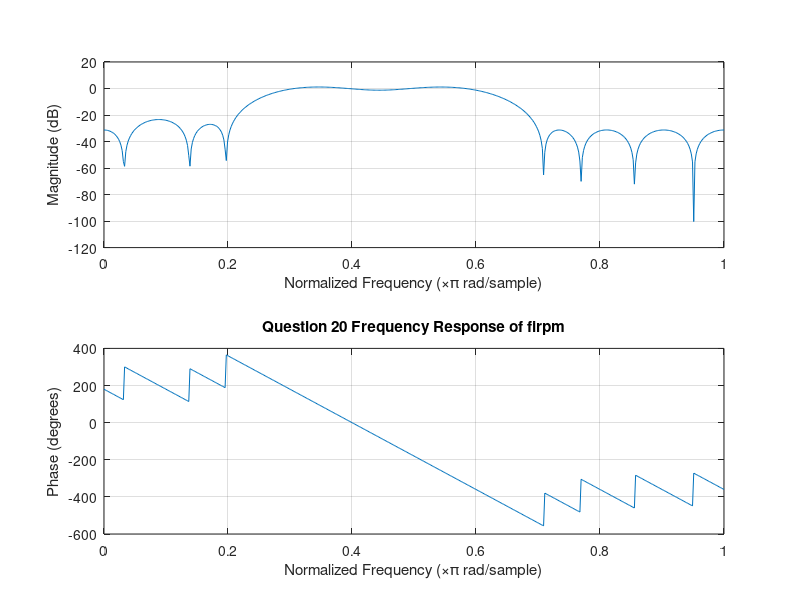
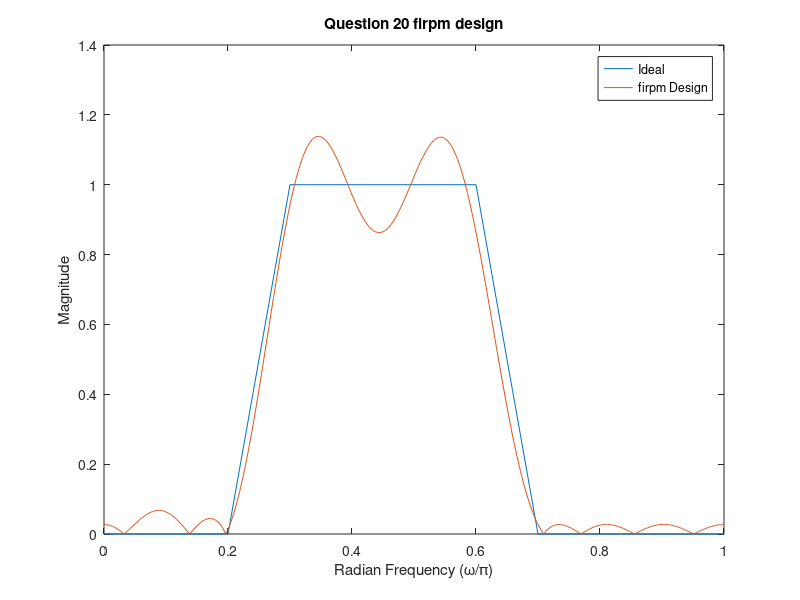

MATLAB code for these plots, in order:
%qns 20 
Fp = [0.3 0.6]; %normalized freq
Fs = [0.2 0.7]; %normalized freq
dp = 0.1;
ds = 0.02;
samplingFreq = 12;
N = 20;
b = remez(20, [0 0.2 0.3 0.6 0.7 1], [0 0 1 1 0 0], [1/ds, 1/dp, 1/ds]); %b = remez(N,fpts,mval,wgts)
figure();
freqz(b,1,512);
title('Question 20 Frequency Response of firpm');

[h,w] = freqz(b,1,512);
figure();
plot([0 0.2 0.3 0.6 0.7 1], [0 0 1 1 0 0], w/pi, abs(h));
legend('Ideal','firpm Design');
xlabel('Radian Frequency (\omega/\pi)');
ylabel('Magnitude');
title('Question 20 firpm design');